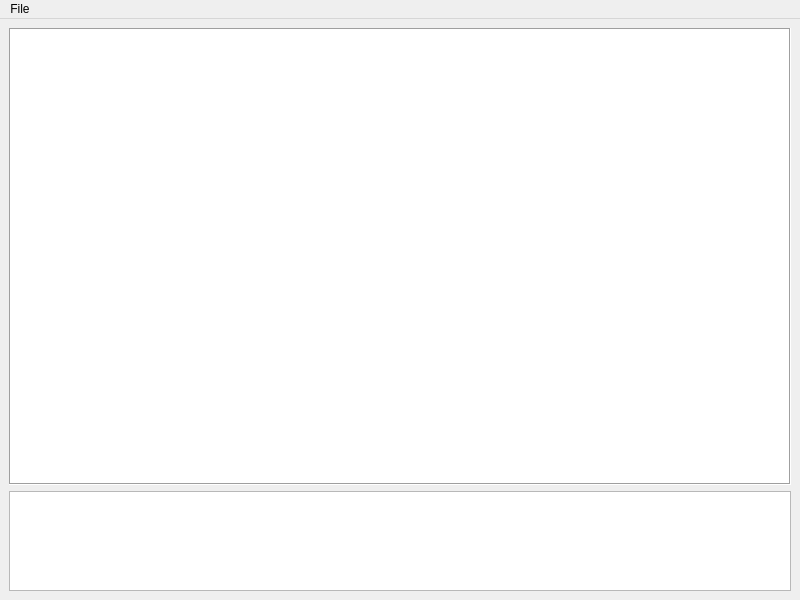
<?xml version="1.0" encoding="UTF-8"?>
<ui version="4.0">
 <class>MainWindow</class>
 <widget class="QMainWindow" name="MainWindow">
  <property name="geometry">
   <rect>
    <x>0</x>
    <y>0</y>
    <width>800</width>
    <height>600</height>
   </rect>
  </property>
  <property name="windowTitle">
   <string>MainWindow</string>
  </property>
  <widget class="QWidget" name="centralwidget">
   <layout class="QVBoxLayout" name="verticalLayout">
    <item>
     <widget class="QGraphicsView" name="textureImage">
      <property name="frameShape">
       <enum>QFrame::Box</enum>
      </property>
      <property name="frameShadow">
       <enum>QFrame::Sunken</enum>
      </property>
      <property name="dragMode">
       <enum>QGraphicsView::ScrollHandDrag</enum>
      </property>
      <property name="alignment">
       <set>Qt::AlignCenter</set>
      </property>
     </widget>
    </item>
    <item>
     <widget class="QPlainTextEdit" name="txiEdit">
      <property name="maximumSize">
       <size>
        <width>16777215</width>
        <height>100</height>
       </size>
      </property>
     </widget>
    </item>
   </layout>
  </widget>
  <widget class="QMenuBar" name="menubar">
   <property name="geometry">
    <rect>
     <x>0</x>
     <y>0</y>
     <width>274</width>
     <height>21</height>
    </rect>
   </property>
   <widget class="QMenu" name="menuFile">
    <property name="title">
     <string>File</string>
    </property>
    <addaction name="actionNew"/>
    <addaction name="actionOpen"/>
    <addaction name="actionSave"/>
    <addaction name="actionSaveAs"/>
    <addaction name="separator"/>
    <addaction name="actionRevert"/>
    <addaction name="separator"/>
    <addaction name="actionExit"/>
   </widget>
   <addaction name="menuFile"/>
  </widget>
  <action name="actionNew">
   <property name="text">
    <string>New</string>
   </property>
  </action>
  <action name="actionOpen">
   <property name="text">
    <string>Open</string>
   </property>
  </action>
  <action name="actionSave">
   <property name="text">
    <string>Save</string>
   </property>
  </action>
  <action name="actionSaveAs">
   <property name="text">
    <string>Save As</string>
   </property>
  </action>
  <action name="actionExit">
   <property name="text">
    <string>Exit</string>
   </property>
  </action>
  <action name="actionRevert">
   <property name="text">
    <string>Revert</string>
   </property>
  </action>
 </widget>
 <resources/>
 <connections/>
</ui>
